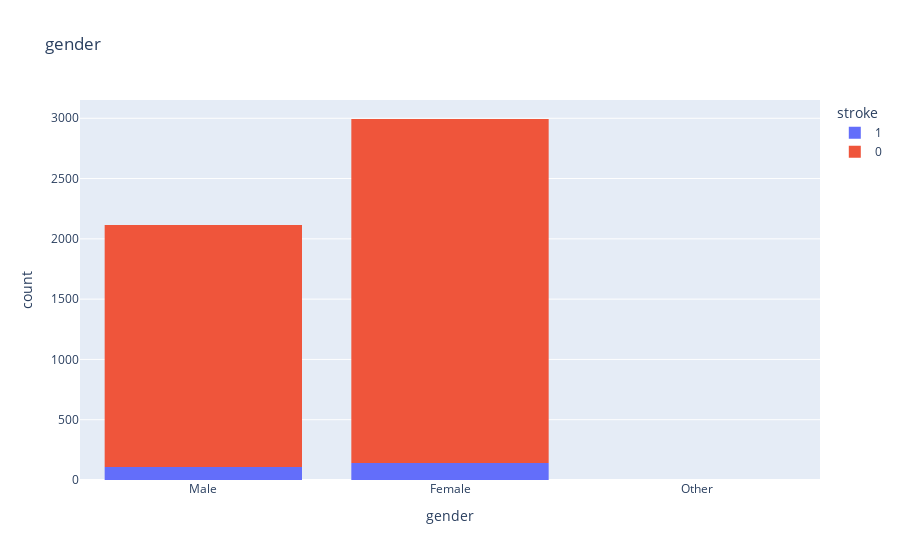

The code cell stored with this chart in its notebook:
### Code cell
# TODO: x can be anything... should actually be everything
cat = 'gender'

fig = px.histogram(data, x=cat, title=cat, color="stroke")
fig.show()

### Figure 1 — Plotly figure (JSON) as saved in the notebook; plotly's stock layout.template omitted (floating-point values rounded to 4 significant figures; data arrays with more than 128 entries replaced by an {"elided": "..."} marker saying what was removed)
{"data": [{"alignmentgroup": "True", "bingroup": "x", "hovertemplate": "stroke=1<br>gender=%{x}<br>count=%{y}<extra></extra>", "legendgroup": "1", "marker": {"color": "#636efa", "pattern": {"shape": ""}}, "name": "1", "offsetgroup": "1", "orientation": "v", "showlegend": true, "type": "histogram", "x": {"elided": "249 str values"}, "xaxis": "x", "yaxis": "y"}, {"alignmentgroup": "True", "bingroup": "x", "hovertemplate": "stroke=0<br>gender=%{x}<br>count=%{y}<extra></extra>", "legendgroup": "0", "marker": {"color": "#EF553B", "pattern": {"shape": ""}}, "name": "0", "offsetgroup": "0", "orientation": "v", "showlegend": true, "type": "histogram", "x": {"elided": "4861 str values"}, "xaxis": "x", "yaxis": "y"}], "layout": {"barmode": "relative", "legend": {"title": {"text": "stroke"}, "tracegroupgap": 0}, "title": {"text": "gender"}, "xaxis": {"anchor": "y", "domain": [0, 1], "title": {"text": "gender"}}, "yaxis": {"anchor": "x", "domain": [0, 1], "title": {"text": "count"}}}}
